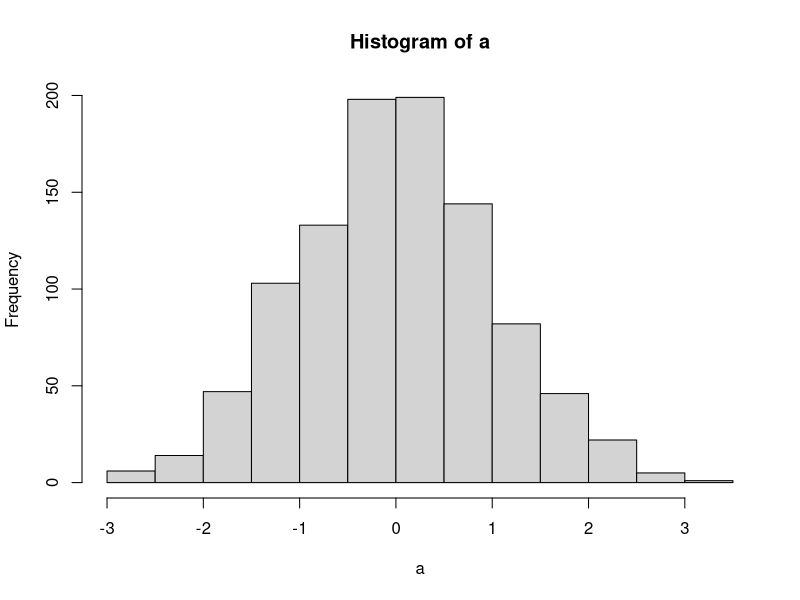
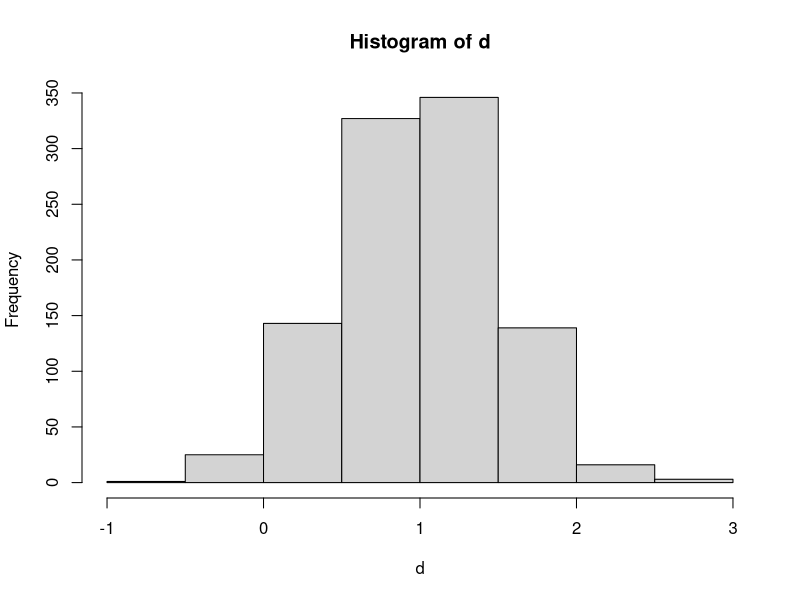
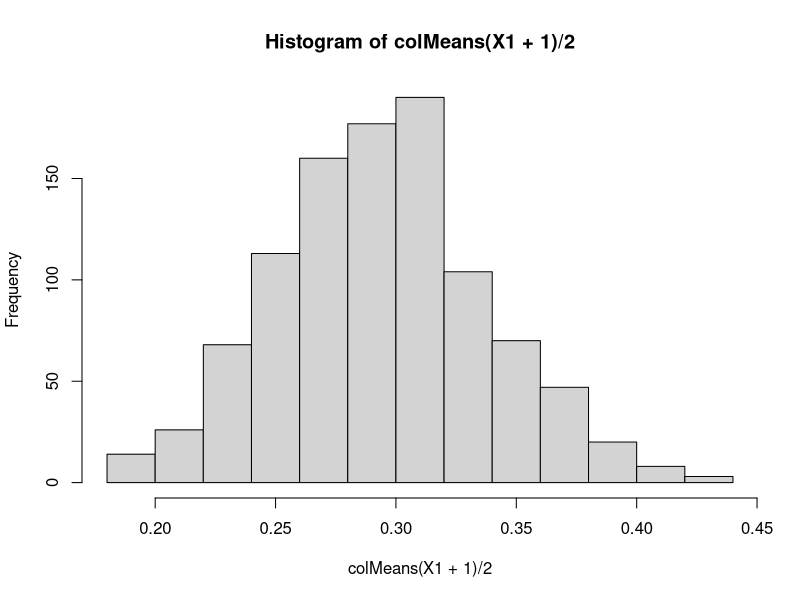
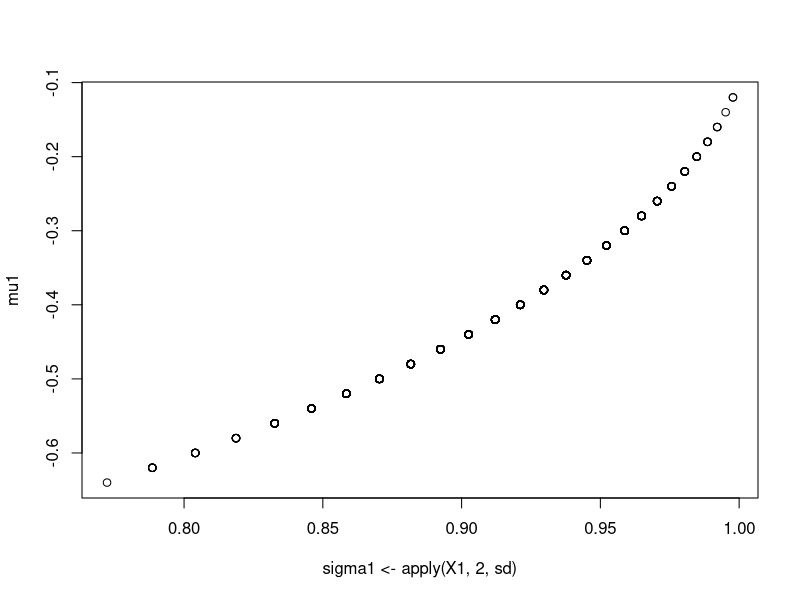
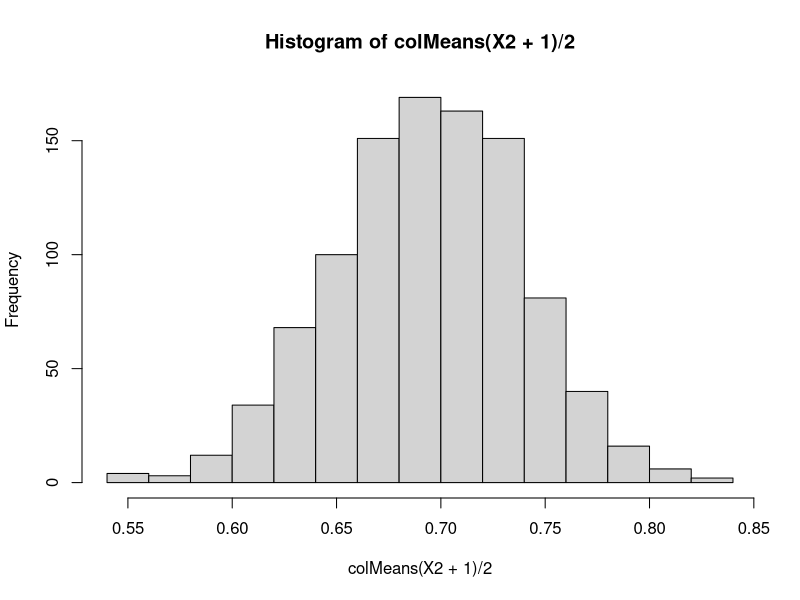
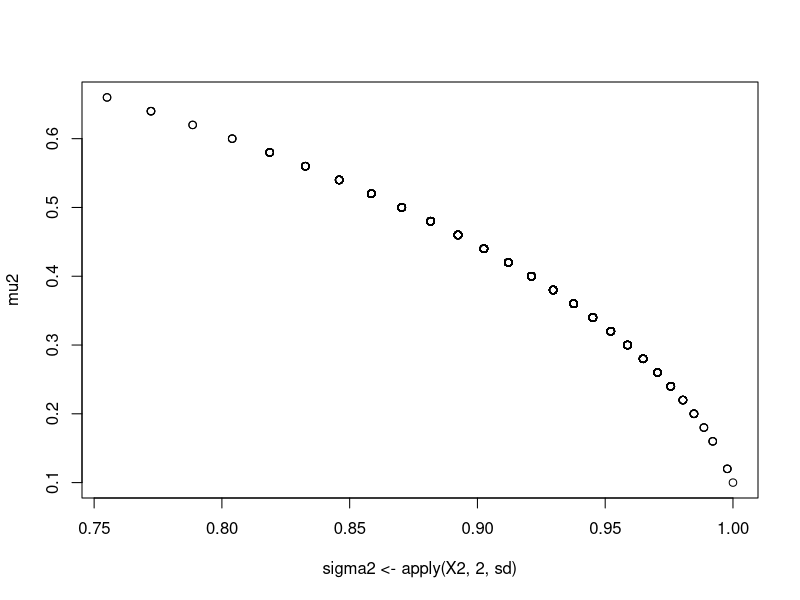
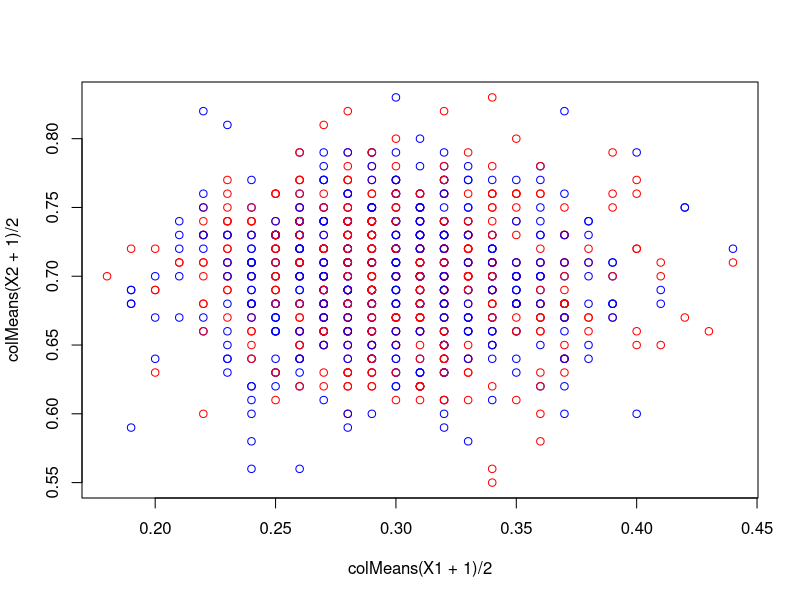
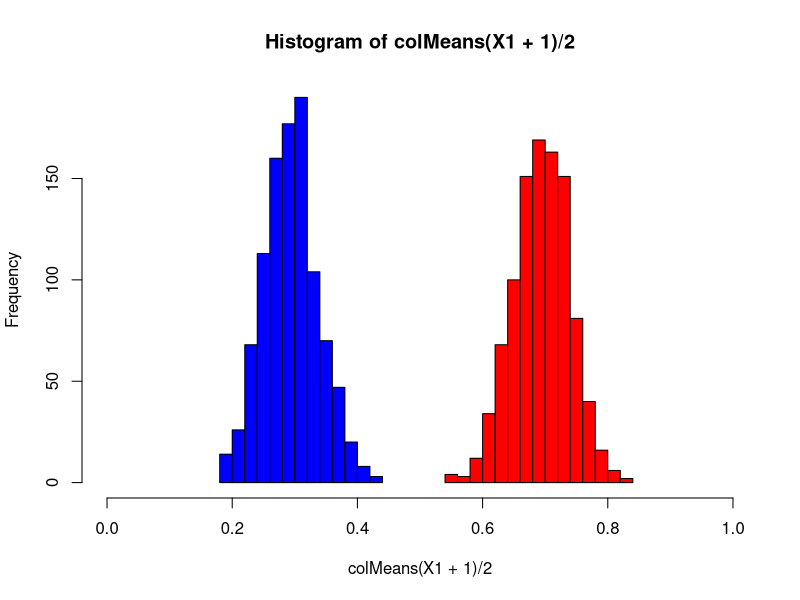

Here is the R script that generated these plots, in order: (Note: this script raises an error after producing the figures.)
# some code for Sven
n <- 100 # genotypes
m <- 1000 # markers
set.seed(123)
a <- scale(rnorm(m))
hist(a)
d <- 1 + scale(rnorm(m))*0.5 # directional
hist(d)
mean(d)
table(cut(d, breaks = c(-Inf, 0, 1, Inf), 
          labels = c("under", "partial/complete", "over")))

# pool 1
(X1 <- matrix(sample(c(-1,1), n*m, prob = c(0.7,0.3), replace = T), ncol = m))
hist(colMeans(X1+1)/2)
(mu1 <- colMeans(X1)) # means
plot(sigma1 <- apply(X1, 2, sd), mu1) # sds

# pool 2
(X2 <- matrix(sample(c(-1,1), n*m, prob = c(0.3,0.7), replace = T), ncol = m)) # pool 2
hist(colMeans(X2+1)/2)
(mu2 <- colMeans(X2)) # means
plot(sigma2 <- apply(X2, 2, sd), mu2) # sds

# compare parameters
plot(colMeans(X1+1)/2, colMeans(X2+1)/2, col = c("blue","red"))
cor(colMeans(X1+1)/2, colMeans(X2+1)/2) # -0.02564634
hist(colMeans(X1+1)/2, xlim = c(0, 1), col="blue"); hist(colMeans(X2+1)/2, add = T, col = "red")
plot(mu1, mu2, col = c("blue","red"))
plot(sigma1, sigma2, col = c("blue","red")); abline(a=0, b=1)

# create hybrids and calculate GCA and SCA effects
# 10,000 hybrids...
X12 <- (X1[rep(1:n, each = n), ] + X2[rep(1:n, times = n), ])/2 # P1 cycles slowly, P2 cycles quickly
W12 <- -1*abs(X12) + 1
hybrid_mat <- matrix(X12 %*% a + W12 %*% d, ncol = n)
colnames(hybrid_mat) <- 1:n
rownames(hybrid_mat) <- (n + 1):(2*n)
hybrid_mat[1:10, 1:10]
hist(gca1 <- colMeans(hybrid_mat) - mean(hybrid_mat))
hist(gca2 <- rowMeans(hybrid_mat) - mean(hybrid_mat))
hist(sca12 <- hybrid_mat  - mean(hybrid_mat) - 
                           matrix(rep(gca1, each = n), ncol = n) - 
                           matrix(rep(gca2, times = n), ncol = n))
mean(sca12) # 3.979126e-14

# GCA variance
var(gca1) # 339.871
var(gca2) # 235.8704

# SCA variance
diag(var(sca12)) # heterogeneity in the variances across P2 WHEN CHOOSING TESTERS p1
var(sca12[,1])
var(sca12[1,]) # heterogeneity in the variances across P1 WHEN CHOOSING TESTERS p2

hist(diag(var(sca12))) # heterogeneity in the variances across P2 WHEN CHOOSING TESTERS p1
hist(diag(var(t(sca12)))) # heterogeneity in the variances across P1 WHEN CHOOSING TESTERS p2
mean(diag(var(sca12))); mean(diag(var(t(sca12)))) # 221.2509

# regress onto gca effects to identify good parents 
hist(a<-cor(sca12, gca2))
rev(order(a))[1:10] # 69 80 31 76 39 83 63 45 36 89
# plot(gca2, sca12[,which(b1 == max(b1))]); abline(a=0, b=max(b1)) # good tester i98
hist(b1 <- cov(sca12, gca2)/var(gca2)) # fair bit of heterogeneity
cov(sca12[,1], gca2)/var(gca2)# -0.028426189
cov(sca12[,69], gca2)/var(gca2) #0.2623899
cov(sca12[,69], gca2)
# plot(gca2, sca12[,which(b1 == min(b1))]); abline(a=0, b=min(b1)) # bad tester i98

cov(sca12[,98], gca2)/var(gca2) #-0.2243718
cov(sca12[,98], gca2) #-52.92266
rev(order(gca1)) # best testers GCA from P1, are not related to best b1
plot(gca1,b1)
hist(hybrid_mat[,order(gca1)[1:10]])
hist(hybrid_mat[,order(b1)[1:10]])
hist(hybrid_mat[,rev(order(gca1))[1:10]])
rev(order(b1))[1:10] #69 80 31 76 39 83 63 45 36 89
hist(b1)
hist(hybrid_mat);abline(v=mean(hybrid_mat), col="blue",lwd=3) #complete
hist(hybrid_mat[,rev(order(b1))[1:10]]) #highest b1
hist(hybrid_mat[,order(b1)[1:10]]) #lowest b1

hist(cor(t(sca12), gca1))
hist(b2 <- cov(t(sca12), gca1)/var(gca1)) # fair bit of heterogeneity
plot(gca1, sca12[which(b2 == max(b2)),]); abline(a=0, b=max(b2)) # so i45 from P2 produces high hybrids when GCA from P1 is high
plot(gca1, sca12[which(b2 == min(b2)),]); abline(a=0, b=min(b2)) # bad tester i61
hist(cor(t(sca12), gca2))
hist(hybrid_mat[,order(gca2)[1:10]])
hist(hybrid_mat[,order(b2)[1:10]])
hist(hybrid_mat[,rev(order(gca2))[1:10]])
hist(hybrid_mat[,rev(order(b2))[1:10]])

#Careful as the ids of b1 and b2 are different but which extracts positions
plot(b2, b1) # top or right
which(b1 > 0.15) 
# 31 39 63 69 76 80 83
rev(order(b1))[1:10]
# 69 80 31 76 39 83 63 45 36 89
which(b2 > 0.15)
# 42 45 48 59 69
rev(order(b2))[1:10]
# 45 42 48 59 69 81  8 78 90 24
hist(hybrid_mat) # looking at > 650
hist(hybrid_mat,col = adjustcolor("blue",0.5))
hist(hybrid_mat[b2 > 0.15, b1 > 0.15],col = adjustcolor("green",0.5),xlim = c(min(hybrid_mat),max(hybrid_mat)))
abline(v=mean(hybrid_mat), col="blue",lwd=3); abline(v=mean(hybrid_mat[b2 > 0.15, b1 > 0.15]), col="darkgreen",lwd=3);abline(v=mean(hybrid_mat[b2 < -0.2, b1 < -0.1]), col="darkred",lwd=3)# nice one. gets the highest
hist(hybrid_mat[b2 < -0.2, b1 < -0.1],add=T,col=adjustcolor("red",0.5)) # nice one. gets the lowest

hist(hybrid_mat) # looking at > 650
hist(hybrid_mat,col = adjustcolor("blue",0.5))
hist(hybrid_mat[ b1 > 0.15],col = adjustcolor("green",0.5),xlim = c(min(hybrid_mat),max(hybrid_mat)), ylim=c(0, 250))
abline(v=mean(hybrid_mat), col="blue",lwd=3); abline(v=mean(hybrid_mat[b1 > 0.15]), col="darkgreen",lwd=3);abline(v=mean(hybrid_mat[b2 < -0.2, b1 < -0.1]), col="darkred",lwd=3)# nice one. gets the highest
hist(hybrid_mat[, b1 < -0.1],add=T,col=adjustcolor("red",0.5),xlim=c(0,280)) # nice one. gets the lowest

hist(gca1)
which(hybrid_mat == max(hybrid_mat), arr.ind = TRUE)
which(colSums(hybrid_mat == max(hybrid_mat)) == 1) # 97
gca1[97] # 35.49576 
b1[97]  # -0.04517902
hist(gca2)
which(rowSums(hybrid_mat == max(hybrid_mat)) == 1) # 33
gca2[33] # 38.67975
b2[33] #-0.02644912
sca12[33,97] #37.22081
mean(hybrid_mat) + gca1[97] + gca2[33] + sca12[33,97] #693.3316
max(hybrid_mat) #693.3316

which(gca1 == max(gca1), arr.ind = TRUE) #48
which(gca2 == max(gca2), arr.ind = TRUE) #33
which(sca12 == max(sca12), arr.ind = TRUE) #row 25 col 59
which(b1 == max(b1), arr.ind = TRUE) # 69
which(b2 == max(b2), arr.ind = TRUE) # 45

# particularly good combination, despite low b1&b2
# think about the above in terms of tester choice for hybrids (i.e., high b1/b2, or parent selection)

# Take single testers
# GCA alignment
# consider testers from P1
plot(gca1_var <- diag(var(gca2 + sca12)), gca1_cor <- cor(gca2 + sca12, gca2)) # top right, high alignment and discriminating ability
points(gca1_var[69], gca1_cor[69], col = "red")
points(gca1_var[89], gca1_cor[89], col = "green")
which(gca1_cor > 0.8) # 69 89    69 was as above!! In max b1 but 89 was not in b1 >0.15
rev(order(gca1_cor))[1:10] #89 69 31 26 17 82 80 39 14 49

# gca1_var_hmat <- diag(var(hybrid_mat))
# gca1_cor_hmat<-cor(hybrid_mat, gca2)
# all.equal(as.numeric(gca1_var), as.numeric(gca1_var_hmat)) #TRUE
# all.equal(as.numeric(gca1_cor), as.numeric(gca1_cor_hmat)) #TRUE

plot(b1, sqrt(gca1_cor^2*gca1_var))
points(b1[69], sqrt(gca1_cor^2*gca1_var)[69], col = "red")
points(b1[89], sqrt(gca1_cor^2*gca1_var)[89], col = "green")

plot((1-gca1_cor^2)*gca1_var, gca1_cor^2*gca1_var) # top, and left
points(((1-gca1_cor^2)*gca1_var)[69], (gca1_cor^2*gca1_var)[69], col = "red")
points(((1-gca1_cor^2)*gca1_var)[89], (gca1_cor^2*gca1_var)[89], col = "green")

# consider testers from P2
plot(gca2_var <- diag(var(t(hybrid_mat))), gca2_cor <- cor(t(hybrid_mat), gca1))
which(gca2_cor > 0.84) # 42 45 69 89   45,42,69 was as above!! In max b2 but 89 was not in b2 >0.15
plot((1-gca2_cor^2)*gca2_var, gca2_cor^2*gca2_var) # top, and left
plot(b2, sqrt(gca2_cor^2*gca2_var))

# good parents vs good testers
which(b1 == max(b1)) # 69
which(gca1 == max(gca1)) # 48
plot(b1, gca1) # top right would be a good tester and good parent
points(b1[69], gca1[69], col = "red") # you can see our good tester, i69, is not a good parent :(
points(b1[89], gca1[89], col = "green") # you can see our good tester, i48, is not a good parent :(
points(b1[48], gca1[48], col = "blue") # you can see our good tester, i48, is not a good parent :(

######################################################################################################################################
# Lets compare the true alignment to that expected from a heritability type expression
# firstly, assuming the classical form
hist(gca1_cor_exp1a <- sqrt(var(gca2)/(var(gca2) + diag(var(sca12))))) 
# so a range here, driven by the variation in the sca variances
# compare these to the true alignments...
plot(gca1_cor, gca1_cor_exp1a) # correlated, but not perfect...
# so we can do better...
(b1 <- cov(sca12, gca2)/var(gca2)) # recall
plot(gca1_cor, gca1_cor_exp1b <- sqrt((1+b1)^2*var(gca2)/((1+b1)^2*var(gca2) + (diag(var(sca12)) - b1^2*var(gca2))))); abline(a=0, b=1)
plot(gca1_cor, sqrt((1+b1)^2*var(gca2)/((1+2*b1)*var(gca2) + diag(var(sca12))))); abline(a=0, b=1) # just another way of writing it
# perfect!
# below is just a toy example demonstrating the above for any two random variables
xx <- rnorm(10000)
yy <- rnorm(10000) + xx*1
(r <- cor(xx, yy))
zz <- xx + yy
cor(xx, zz)
(b <- cov(xx, yy) / var(xx))   # signal in yy aligned with xx
popVar(e <- residuals(lm(yy ~ xx)))  # noise part of yy
popVar(yy) - (b)^2 *popVar(xx)
sqrt((1 + b)^2 * popVar(xx) / ((1 + 2*b) * popVar(xx) + popVar(e)))
# # but what about when averaging over testers/environments? TO-DO

################################################################################
#GCA regression
# this is the alpha_T that depends on the opposite pool allele frequencies
# Tester 14 of pool 1 across pool 2: here 
plot(X1[,2], hybrid_mat[,14], col="red");abline(lm(hybrid_mat[,14]~X1[,2]), col="red");
points(X2[,2], hybrid_mat[,14], col="blue",pch=4);abline(lm(hybrid_mat[,14] ~ X2[,2]), col="blue")
################################################################################
##graphs report 9 months

##BEST B1 AND WORST B1
par(mar = c(3.3, 3.3, 1.2, 0.8),
    mgp = c(1.7, 0.5, 0),
    tck = -0.015,
    bty = "l",
    cex.axis = 0.75,
    cex.lab  = 0.95)

plot(gca2, sca12[, which.min(b1)],
     pch = 1, col = "darkred", cex = 0.6,
     xlab = expression("Candidate lines GCA (" * g[1] * ")"),
     ylab = expression("Tester-specific SCA (" * s[1~italic(j)] * ")"))

abline(a = 0, b = min(b1))

legend("topright",
       legend = bquote(italic(j) : T[.(which.min(b1))]),
       bty = "n", text.col = "grey20", cex = 0.8)

par(mar = c(3.3, 3.3, 1.2, 0.8),
    mgp = c(1.7, 0.5, 0),
    tck = -0.015,
    bty = "l",
    cex.axis = 0.75,
    cex.lab  = 0.95)

plot(gca2, sca12[, which.max(b1)],
     pch = 1, col = "royalblue", cex = 0.6,
     xlab = expression("Candidate lines GCA (" * g[1] * ")"),
     ylab = expression("Tester-specific SCA (" * s[1~italic(j)] * ")"))

abline(a = 0, b = max(b1))

legend("topright",
       legend = bquote(italic(j) : T[.(which.max(b1))]),
       bty = "n", text.col = "grey20", cex = 0.8)

## HYBRID VALUES
par(cex.axis = 0.75,
    cex.lab  = 0.95)
hist(as.numeric(hybrid_mat),
     col = adjustcolor("royalblue", 0.4), border = NA,
     xlab = "Hybrid genetic value", ylab = "Frequency",ylim=c(0, 2800))

abline(v = mean(as.numeric(hybrid_mat)),col = "blue", lwd = 1)
abline(v = mean(as.numeric(hybrid_mat[, rev(order(b1))[1:10]])), col = "darkgreen", lwd = 1)
abline(v = mean(as.numeric(hybrid_mat[, order(b1)[1:10]])), col = "darkred",   lwd = 1)

legend(par("usr")[2], par("usr")[4], xjust = 1, yjust = 1,  legend = expression("Full factorial", "Top 10 " * beta[j], "Bottom 10 " * beta[j]), 
       col = c("blue", "darkgreen", "darkred"), lwd = 1, bty = "n", cex = 0.6,seg.len = 1, x.intersp = 0.6)

par(cex.axis = 0.75,
    cex.lab  = 0.95)
hist(as.numeric(hybrid_mat),
     col = adjustcolor("royalblue", 0.4), border = NA,
     xlab = "Hybrid genetic value", ylab = "Frequency",ylim=c(0, 2800))

abline(v = mean(as.numeric(hybrid_mat)),col = "blue", lwd = 1)
abline(v = mean(as.numeric(hybrid_mat[, rev(order(gca1))[1:10]])), col = "darkgreen", lwd = 1)
abline(v = mean(as.numeric(hybrid_mat[, order(gca1)[1:10]])), col = "darkred",   lwd = 1)

legend(par("usr")[2], par("usr")[4], xjust = 1, yjust = 1,  legend = expression("Full factorial", "Top 10 " * g[2], "Bottom 10 " * g[2]), 
       col = c("blue", "darkgreen", "darkred"), lwd = 1, bty = "n", cex = 0.6,seg.len = 1, x.intersp = 0.6)

## testers for P1 gca1_cor is line 498 report
rwhich(b1 == max(b1)) # 69
which(gca1 == max(gca1)) # Higher g2 (púrpura) 48
rev(order(gca1_cor))[1:10] # Higher gca to sca1j correlation  89 69 31 26 17 82 80 39 14 49
rev(order(b1))[1:10] # High beta1 (azul) 69 80 31 76 39 83 63 45 36 89
rev(order(gca1_var))[1:10] #76 69 45 80 42 83 95 94 63 65
rev(order(gca1))[1:10] # Higher g2 (púrpura) 48 58 97 29 38 22 94 17 92 51
which(gca1_cor > 0.8) # 69 89    69 was as above!! In max b1 but 89 was not in b1 >0.15

par(mar = c(3.3, 3.3, 1.2, 0.8),
    mgp = c(1.7, 0.5, 0),
    tck = -0.015,
    bty = "l",
    cex.axis = 0.8,
    cex.lab  = 0.95)

# 1. Variables
gca1_var <- diag(var(gca2 + sca12))
gca1_cor <- cor(gca2 + sca12, gca2)

plot(gca1_var, gca1_cor, cex = 0.6, pch = 16,
     col = adjustcolor("grey30", 0.5),
     xlab = expression("Testcross variance (" * sigma[tc]^2 * ")"),
     ylab = expression("Ranking accuracy (" * r[italic(g[1]) * "," * italic(g[1~(j)])] * ")"))

# Puntos destacados
points(gca1_var[69], gca1_cor[69], pch = 19, cex = 0.8, col = "#0C66C1")    # 1
points(gca1_var[89], gca1_cor[89], pch = 19, cex = 0.8, col = "#C71D0B")    # 2
points(gca1_var[48], gca1_cor[48], pch = 19, cex = 0.8, col = "purple4")   # 3
points(gca1_var[38], gca1_cor[38], pch = 19, cex = 0.8, col = "darkgreen") # 4

# Etiquetas de texto sobre los puntos (desfase en el eje Y para legibilidad)
text(gca1_var[69], gca1_cor[69], labels = "1", cex = 0.75, font = 2, pos = 3, offset = 0.3, col = "#0C66C1")
text(gca1_var[89], gca1_cor[89], labels = "2", cex = 0.75, font = 2, pos = 3, offset = 0.3, col = "#C71D0B")
text(gca1_var[48], gca1_cor[48], labels = "3", cex = 0.75, font = 2, pos = 3, offset = 0.3, col = "purple4")
text(gca1_var[38], gca1_cor[38], labels = "4", cex = 0.75, font = 2, pos = 3, offset = 0.3, col = "darkgreen")

usr <- par("usr")
x_coor <- usr[2] - (usr[2] - usr[1]) * 0.02
y_coor <- usr[3] + (usr[4] - usr[3]) * 0.02

legend(x = x_coor, y = y_coor,
       legend = expression("1: Higher "*beta[1], 
                           "2: Higher "*r^2,
                           "3: Higher "*g[2], 
                           "4: High "*beta[1]*" + "*g[2]),
       col    = c("#0C66C1", "#C71D0B", "purple4", "darkgreen"),
       pch    = c(19, 19, 19, 19),
       pt.cex = c(0.8, 0.8, 0.8, 0.8),
       bty = "n", cex = 0.8, 
       x.intersp = 0.6, y.intersp = 0.85,
       xjust = 1, yjust = 0)
# good parents vs good testers

# testers with different profiles

which(b1 == max(b1)) # 69
which(gca1 == max(gca1)) # Higher g2 (púrpura) 48
rev(order(gca1_cor))[1:10] # Higher gca to sca1j correlation  89 69 31 26 17 82 80 39 14 49
rev(order(b1))[1:10] # High beta1 (azul) 69 80 31 76 39 83 63 45 36 89
rev(order(gca1_var))[1:10] #76 69 45 80 42 83 95 94 63 65
rev(order(gca1))[1:10] # Higher g2 (púrpura) 48 58 97 29 38 22 94 17 92 51

par(mar = c(3.3, 3.3, 1.2, 0.8),
    mgp = c(1.7, 0.5, 0),
    tck = -0.015,
    bty = "l",
    cex.axis = 0.8,
    cex.lab  = 0.95)

# Gráfico base
plot(b1, gca1, cex = 0.6, pch = 16,
     col = adjustcolor("grey30", 0.5),
     xlab = expression("Regression slope (" * beta[1] * ")"),
     ylab = expression("Tester GCA (" * g[2] * ")"))

# Puntos destacados con sus colores asignados
points(b1[69], gca1[69], pch = 19, cex = 0.8, col = "#0C66C1")    # 1: High beta1 (Azul)
points(b1[89], gca1[89], pch = 19, cex = 0.8, col = "#C71D0B")    # 2: Higher r2 (Rojo)
points(b1[48], gca1[48], pch = 19, cex = 0.8, col = "purple4")   # 3: Higher g2 (Púrpura)
points(b1[38], gca1[38], pch = 19, cex = 0.8, col = "darkgreen") # 4: High beta1 + g2 (Verde)

# Etiquetas numéricas idénticas sobre los puntos (con pos = 3 para que queden arriba)
text(b1[69], gca1[69], labels = "1", cex = 0.75, font = 2, pos = 3, offset = 0.3, col = "#0C66C1")
text(b1[89], gca1[89], labels = "2", cex = 0.75, font = 2, pos = 3, offset = 0.3, col = "#C71D0B")
text(b1[48], gca1[48], labels = "3", cex = 0.75, font = 2, pos = 3, offset = 0.3, col = "purple4")
text(b1[38], gca1[38], labels = "4", cex = 0.75, font = 2, pos = 3, offset = 0.3, col = "darkgreen")

# Leyenda unificada incluyendo la numeración de los perfiles
legend("bottomright",
       legend = expression("1: Higher "*beta[1], 
                           "2: Higher "*r^2,
                           "3: Higher "*g[2], 
                           "4: High "*beta[1]*" + "*g[2]),
       col    = c("#0C66C1", "#C71D0B", "purple4", "darkgreen"),
       pch    = c(19, 19, 19, 19),
       pt.cex = c(0.8, 0.8, 0.8, 0.8),
       bty = "n", cex = 0.8, 
       x.intersp = 0.7, y.intersp = 0.9,
       inset = c(0.01, 0.01))

which(gca1 > 30 & b1 > 0.1) # 38
##############################################################################
# using allele frequencies
hist(mu1_cor <- cor(t(X1), mu1 <- colMeans(X1)))
which(mu1_cor > 0.1)
# 10 20 45
plot(mu1_cor, gca1_cor)

w <- rep(1/m, m) # assuming equal weights across sites
(Ex1 <- sqrt(((X1 - rep(mu1, each = n))^2) %*% w))
plot(Ex1, mu1_cor) # top left
which(Ex1 < 0.89)
# 57 63 97
plot(Ex1, gca1_cor)
plot(Ex1, gca1_cor^2*gca1_var)

# using weighted allele frequencies
w1 <- a + (1 - 2*colMeans(X2+1)/2)*d # using marker GCA as weights
plot(gca1, (X1 %*% w1 - 164.19)/2); abline(a=0, b=1)
(Ex1w <- sqrt((((X1 - rep(mu1, each = n)) %*% w1)^2)))
plot(Ex1w, mu1_cor) # top left
plot(Ex1w, gca1_cor)
plot(Ex1w, gca1_cor^2*gca1_var)

# Its difficult for 1 tester, since the best GCA cor will occur when the SCA var is small...
# for example, take 69 89 from P1
plot(apply(sca12, 2, var), gca1_cor)
apply(sca12, 2, var)[c(69, 89)]
# i do wonder why 69 has such a high correlation - this is interesting and worth finding out...
(gca1_cor^2*gca1_var)[c(69, 89)]
plot(apply(sca12, 2, var), gca1_cor^2*gca1_var)
# Lets leave this for now, but i want to know how to exploit high GCA alignment and discriminating ability,
# so we need to know what drives these two features...
plot(b1, gca1_cor)
plot(b1, gca1_var)
plot(gca1_var, gca1_cor)
plot(b1, gca1_cor^2*gca1_var)
# So if we know b1, then job done,
# but what if we dont??
# what if we only have access to allele frequency data?
# Can we get marker effects for b1?
wb1 <- t(X1) %*% solve(X1 %*% t(X1)) %*% b1
plot(w1, wb1) # good check for outliers... work back to gxe and getting outlier genotypes/environments
# also, GWAS for what makes a good tester...
plot(b1, X1 %*% wb1); abline(a=0, b=1)
Ex1wb <- X1 %*% wb1
plot(Ex1wb, gca1_cor)
plot(Ex1wb, sqrt(gca1_cor^2*gca1_var))
# OK, so assuming we can get b estimated well, then we can identify the 
# best testers. recall, the b will be population dependent though...
# Expectations to update slopes...
# and what about GxE (later).

# so the above captures mean and variance, nice...
# we can also tailor the search for b based on the type of tester.
# e.g., high b1 will also give good hybrids!!
# (although it may not identify the very best...)

# lastly, lets write out our hybrid effects in terms of GCA and SCA
range(hybrid_mat - (mean(hybrid_mat) +
                      matrix(rep(gca1, each = n), ncol = n) + 
                      matrix(rep(gca2, times = n), ncol = n) +
                      sca12))
# and now we partition the "non-crossover" from the SCA...
hybrid_mat[1,1] - mean(hybrid_mat) - (1 + b2[1])*gca1[1] - (1 + b1[1])*gca2[1] - (sca12[1,1] - b2[1]*gca1[1] - b1[1]*gca2[1])
  
sca12_adj <- sca12 - gca2 %*% t(b1)
cor(sca12_adj, gca2)
sca12_adj <- sca12 - t(gca1 %*% t(b2))
cor(t(sca12_adj), gca1)

sca12_adj <- sca12 - gca2 %*% t(b1) - t(gca1 %*% t(b2))
range(cor(t(sca12_adj), gca1))
range(cor(sca12_adj, gca2))
cor(rep(gca1, each = n), rep(gca2, times = n)) # zero by definition

range(hybrid_mat - (mean(hybrid_mat) +
                      # 
                      t(gca1 %*% t(1+ b2)) + # b2 here is the part perfectly correlated with gca1 when crossed to P2. 
                      gca2 %*% t(1+b1) +     # b1 here is the part perfectly correlated with gca2 when crossed to P1.
                      # 
                      sca12_adj))
hist(1 + b1)
which(b1 == max(b1)) # 69 in P1 is best at discriminating other
hist(1 + b2)
which(b2 == max(b2)) # 45 in P2 is best at discriminating other
# with a pretty picture for Sven

# First, we show three inbreds from P1, and highlight that tester 45 from P2 is the best at discriminating these
p1_ids <- c(which(gca1 == min(gca1)), which(gca1 == max(gca1)), which(round(gca1,0) == 0)[1])
plot_reaction(cov.mat = 1+b2, slopes = gca1, ids = p1_ids, envs = "45") + labs(y = "GCA for pool 1", x = "Tester from Pool 2")

# Next, we show three inbreds from P2, and highlight that tester 69 from P1 is the best at discriminating these
p2_ids <- c(which(gca2 == min(gca2)), which(gca2 == max(gca2)), which(round(gca2,0) == 0)[1])
plot_reaction(cov.mat = 1+b1, slopes = gca2, ids = p2_ids, envs = "69") + labs(y = "GCA for pool 1", x = "Tester from Pool 2")

# We should also include the deviations due to SCA into the above...
# pool 1
plot_reaction(cov.mat = 1+b2, slopes = gca1, deviations = sca12_adj,
              ids = p1_ids, envs = "45") + labs(y = "GCA for pool 1", x = "Tester from Pool 2")
# cool
# GCA vs SCA plot
plot(colMeans(sca12_adj^2),gca1) # would hybrids coming from top left be more stable across envs?
# i.e, they originate from a half-sib family which performs similarly...
# Ultimately, the best performing single hybrid will come from top right
# application to swards in forages.

# pool 2
plot_reaction(cov.mat = 1+b1, slopes = gca2, deviations = t(sca12_adj),
              ids = p2_ids, envs = "69") + labs(y = "GCA for pool 2", x = "Tester from Pool 1")
# plot(diag(var(t(sca12_adj)))[order(b1)])
# op vs rmsd type plot
plot(rowMeans((sca12_adj)^2),gca2) 



###################################
# take some tester sets...
t <- 3    # testers per set
s <- 5000 # sets

# Pool 1
set.seed(123)
X1sample <- t(matrix(unlist(lapply(1:s, function(x) sample(1:n, t))), ncol = s))
X1sample[1,] <- c(69, 80, 31)
hist(table(X1sample))

# Pool 2
X2sample <- t(matrix(unlist(lapply(1:s, function(x) sample(1:n, t))), ncol = s))
hist(table(X2sample))

# so the question is, which set/s give the best GCA alignment and discriminating ability.
# is it the testers with the highest b's?, plus sca parts sum to zero... (dcross)
# so individually they can give high hibrid values and collectively they give good gca alignment.

# start with which sets give what gca / sca
hybrid_mat_k <- apply(X1sample[,, drop = FALSE], 1, function(i) hybrid_mat[, i, drop = FALSE], simplify = F)
gca2_k <- lapply(hybrid_mat_k, function(x) rowMeans(x) - mean(x))
hist(unlist(lapply(gca2_k, function(x) cor(x, gca2))))
hist(unlist(lapply(gca2_k, function(x) cor(x, gca2)^2*var(x))))

b1_k <- apply(X1sample[,, drop = FALSE], 1, function(i) b1[i], simplify = F)
plot(b1_mean_k <- unlist(lapply(b1_k, function(x) mean(x))), unlist(lapply(gca2_k, function(x) cor(x, gca2)*sd(x))))
plot(b1_sd_k <- unlist(lapply(b1_k, function(x) sd(x))), unlist(lapply(gca2_k, function(x) cor(x, gca2)*sd(x))))
# ok, so if we get the mean across testers high, then we also get the correct GCA, but what about SCA?

plot(b1_sd_k, b1_mean_k)
# whats the benefit of getting variance in the bk?
# more diversity captured?

sca2_k <- lapply(hybrid_mat_k, function(x) x - rep(colMeans(x), each = n) - rep(rowMeans(x), times = t) + mean(x))
which(b1_mean_k == max(b1_mean_k))
sca2_k[[1]]
# 69 45 80
rev(order(b1))
# 69  80  31

plot_reaction(cov.mat = 1+b1, slopes = gca2, deviations = t(sca12_adj),
              ids = 1:10, envs = c("69","80","31")) + labs(y = "GCA for pool 1", x = "Tester from Pool 2")
ss1 <- svd(scale(X1, scale = F))
plot(cumsum(ss1$d^2)/sum(ss1$d^2))
plot(ss1$u[,2], ss1$u[,1])
points(ss1$u[69,2], ss1$u[69,1], col = "purple", cex = 2)
points(ss1$u[80,2], ss1$u[80,1], col = "darkorange", cex = 2)
points(ss1$u[31,2], ss1$u[31,1], col = "navy", cex = 2)

ss1 <- svd(scale(rbind(X1, X2), scale = F))
plot(cumsum(ss1$d^2)/sum(ss1$d^2))
plot(ss1$u[,2], ss1$u[,1])
points(ss1$u[69,2], ss1$u[69,1], col = "purple", cex = 2)
points(ss1$u[80,2], ss1$u[80,1], col = "darkorange", cex = 2)
points(ss1$u[31,2], ss1$u[31,1], col = "navy", cex = 2)

# what is the trade-off, i.e., optimisation
plot(gca1, b1) # top right...
plot(gca2, b2) # top right...

# OP vs rmsd 
# op vs rmsd type plot
plot(rowMeans((sca12_adj)^2),gca2) 

# Now lets create the b's for each set. 

plot(apply(hybrid_mat - mean(hybrid_mat), 2, max), gca1)
plot(apply(hybrid_mat - mean(hybrid_mat), 2, max), b1)
